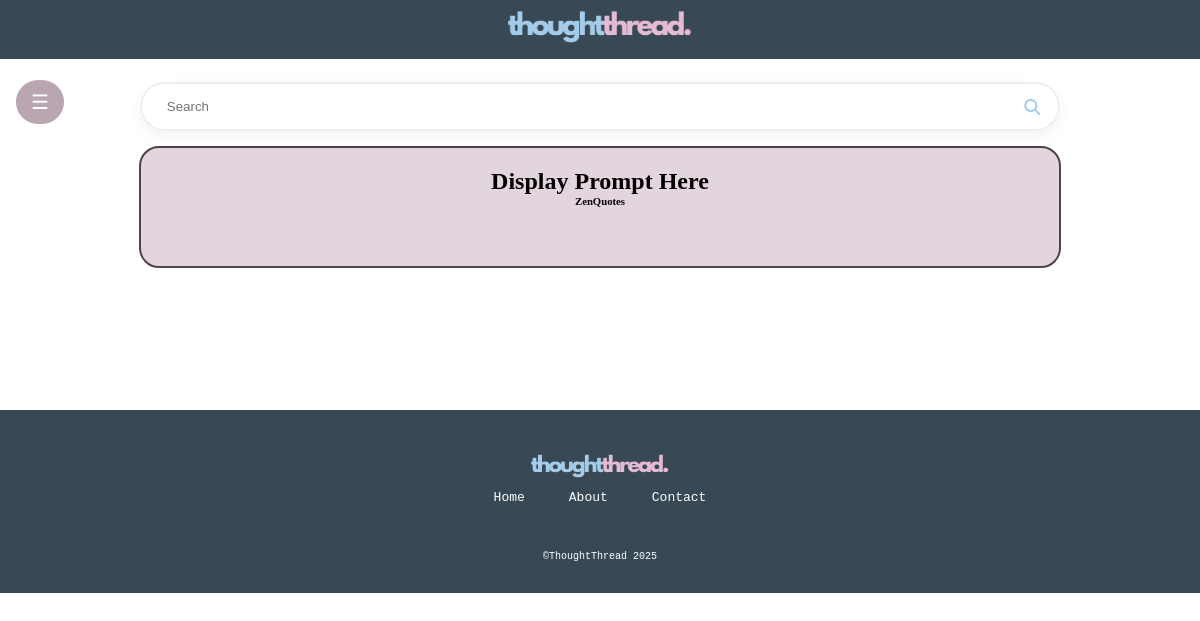
The page /journal/ (signed in) on the database as committed earlier.
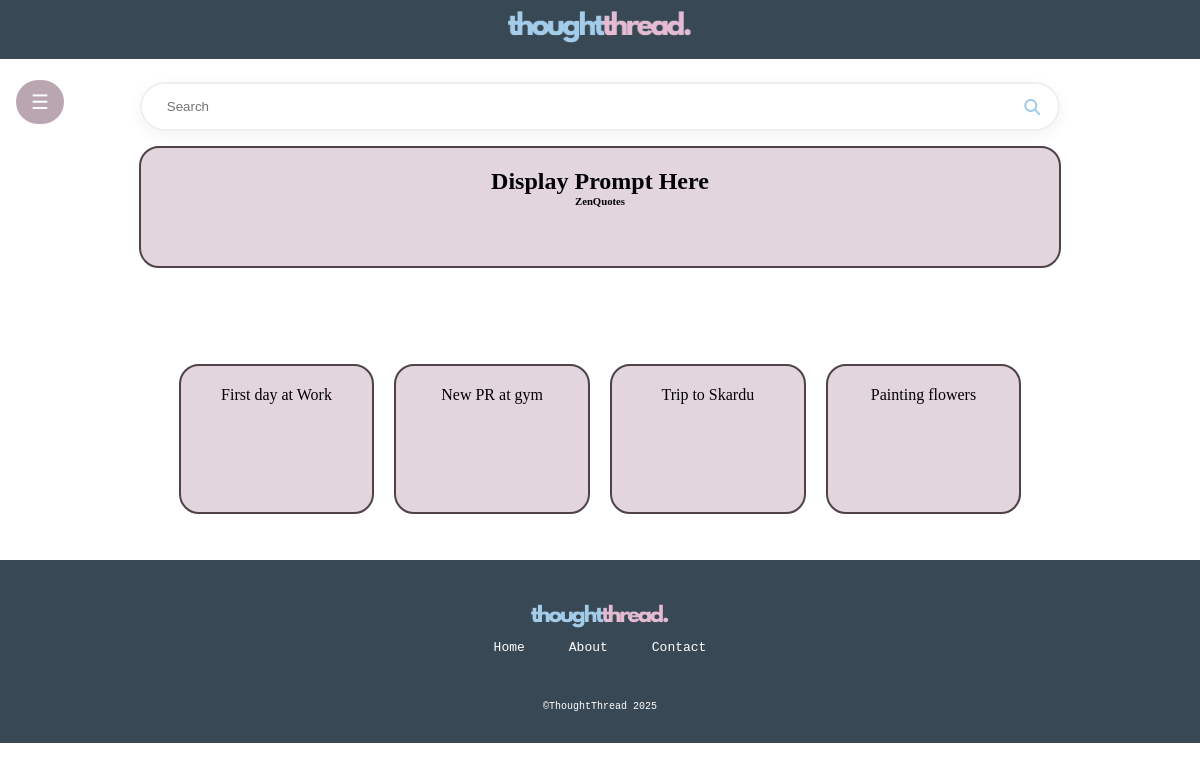
The same page on the database as committed later.
### journalApp/models.py (models this page shows, shortened)
class JournalEntry(models.Model):
    entry_id = models.AutoField(primary_key=True)
    user = models.ForeignKey(User, on_delete=models.CASCADE)
    title = models.CharField(max_length=255)
    content = models.TextField()
    created_at = models.DateTimeField(auto_now_add=True)
    updated_at = models.DateTimeField(auto_now=True)
    tag = models.ForeignKey(Tag, on_delete=models.SET_NULL, null=True, blank=True)

### journalApp/views.py (the view)
# urls.py: path('', views.index,name = 'home'),
def index(request):
    if request.user.is_authenticated:
        userId = request.user.id
        allJournals = JournalEntry.objects.filter(user=userId)
        allTags = Tag.objects.filter(journalentry__user=request.user).distinct()
        params = {'allJournals': allJournals,'allTags': allTags}
        return render(request,'journalApp/index.html',params)

### journalApp/templates/journalApp/index.html (shortened to what this page needs)
{% load static %}
<!DOCTYPE html>
<html lang="en">
<head>
  <link rel="stylesheet" href="{% static 'css/style.css' %}">
  <link href="https://cdnjs.cloudflare.com/ajax/libs/font-awesome/6.5.1/css/all.min.css" rel="stylesheet">
</head>
<body>
  {% load static %}
  <header>
    <img src="{% static 'images/logo.png' %}" alt="thoughtthread.">
  </header>
  <main id="main">
    <button class="openbtn" onclick="nav()">☰</button>
    <div class="bg-light">
      <div class="container py-5">
        <div class="search-wrapper">
          <div class="search-box">
            <input type="text" class="search-input form-control" placeholder="Search">
            <i class="fas fa-search search-icon"></i>
          </div>
        </div>
      </div>
    </div>
    <div id="prompt">
      <h2>Display Prompt Here</h2>
      <h6>ZenQuotes</h6>
    </div>
    <br><br>
    <div class="row">
      {% for journal in allJournals %}
      <div class="col">
        {{journal.title}}
      </div>
      {% endfor %}
  </main>
  <footer>
    <div>
      <img src="{% static 'images/logo.png' %}" alt="thoughtthread.">
    </div>
    <div id="ftr-nav">
      <a href="#">Home</a>
      <a href="#">About</a>
      <a href="#">Contact</a>
    </div>
    <div id="ftr-cp">
      <a>&#169;ThoughtThread 2025</a>
    </div>
  </footer>
</body>
</html>

### journalApp/static/css/style.css (style rules this page uses)
* { margin: 0; padding: 0; box-sizing: border-box; overflow-x: hidden; }
header { top: 0; position: sticky; width: 100%; height: auto; text-align: center; padding: 5px 50px; background-color: #384955; }
header img { width: 200px; height: auto; }
footer { width: 100%; height: auto; padding: 30px 20px; padding-top: 40px; background-color: #384955; text-align: center; }
footer a { color: white; font-family: 'Courier New'; font-size: 10px; }
footer #ftr-nav a { font-size: 13px; text-decoration: none; padding: 0 20px; }
footer #ftr-cp { padding-top: 40px; }
footer img { width: 150px; height: auto; }
.openbtn { position: fixed; z-index: 1; font-size: 20px; cursor: pointer; background-color: #BAA6B1; color: white; padding: 10px 15px; border: none; border-radius: 30px; top: 80px; }
#main { transition: margin-left .5s; padding: 16px; }
.search-wrapper { max-width: 80%; margin: 0 auto; padding: 15px 7px; padding-top: 7px; }
.search-box { position: relative; background: white; border-radius: 30px; box-shadow: 0 5px 15px rgba(0, 0, 0, 0.05); transition: all 0.3s ease; }
.search-input { border: 2px solid #eee; border-radius: 30px; padding: 15px 25px; padding-right: 50px; width: 100%; transition: all 0.3s ease; outline: none; }
.search-icon { position: absolute; right: 20px; top: 50%; transform: translateY(-50%); color: #A3CCEA; transition: all 0.3s ease; overflow: hidden; }
#prompt { width: 79%; margin: 0 auto; padding: 5%; padding-top: 20px; border: 2px solid #504249; text-align: center; border-radius: 20px; background-color: #e3d5dd; }
.row { width: 79%; margin: 30px auto; margin-bottom: 0px; padding: 30px; text-align: center; display: flex; }
.col { width: 33.33%; border: 2px solid #504249; border-radius: 20px; background-color: #e3d5dd; padding: 20px; margin: 0px 10px; min-height: 150px; }

Rows that differ between the two databases and show on the page:
added JournalEntry: title "First day at Work"
added JournalEntry: title "New PR at gym"
added JournalEntry: title "Trip to Skardu"
added JournalEntry: title "Painting flowers"
